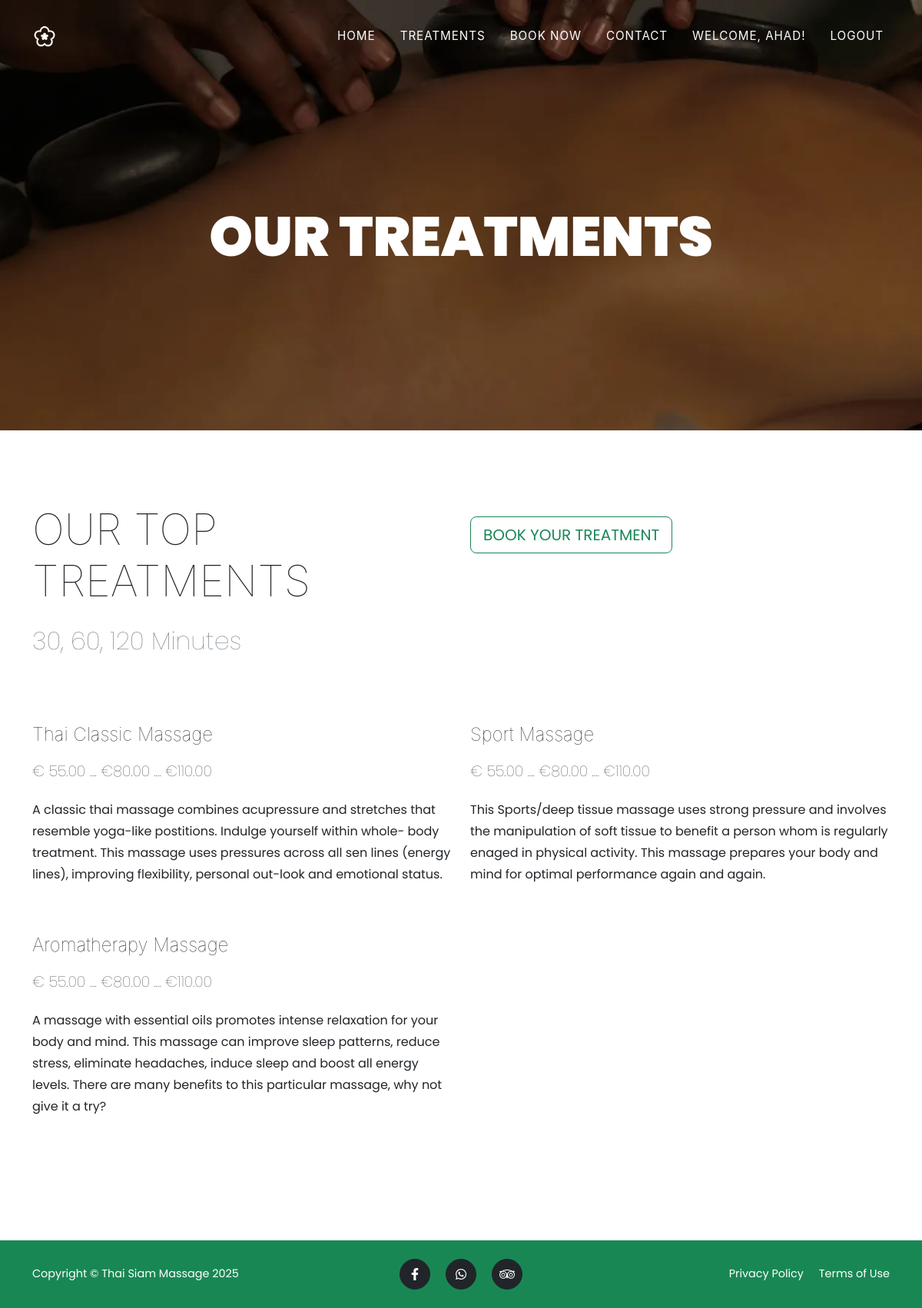
The page /treatments/ (signed in) on the database its author committed.
### booking/models.py (models this page shows, shortened)
class Treatments(models.Model):
    title = models.CharField(max_length=255)
    description = models.TextField()
    half_hour = models.DecimalField(max_digits=6, decimal_places=2, default=55.00)
    one_hour = models.DecimalField(max_digits=6, decimal_places=2, default=80.00)
    two_hour = models.DecimalField(max_digits=6, decimal_places=2, default=110.00)

### booking/views.py (the view)
# urls.py: path('treatments/', views.treatments, name='treatments'),
def treatments(request):
    treatment_list = Treatments.objects.all()
    return render(request, 'treatments.html', {'treatments': treatment_list})

### booking/templates/treatments.html (shortened to what this page needs)
{% extends 'base.html' %}
{% load static %}
{% block content %}
<header class="masthead masthead-banner">
  <div class="container">
    <div class="masthead-heading text-uppercase">Our Treatments</div>
  </div>
</header>
<section class="page-section" id="treatment">
  <div class="container">
    <div class="row justify-content-center align-items-start mb-5">
      <div class="col-lg-6 col-sm-12">
        <h2 class="treatment-heading text-uppercase">Our Top Treatments</h2>
        <p class="treatment-subheading text-muted">30, 60, 120 Minutes</p>
      </div>
      <div class="col-lg-6 col-sm-12 mt-3">
        <a href="{% url 'book_now' %}" class="btn btn-outline-success text-uppercase btn-lg">
          Book Your Treatment
        </a>
      </div>
    </div>
    {% if treatments %}
      {% for treatment in treatments %}
        {% if forloop.counter0|divisibleby:2 %}
          <div class="row mb-5">
        {% endif %}
        <div class="col-lg-6 col-sm-12">
          <div class="treatments">
            <h3 class="treatments-title">{{ treatment.title }}</h3>
            <p class="treatments-price">
              &#8364; {{treatment.half_hour}} .... &#8364;{{treatment.one_hour}} .... &#8364;{{treatment.two_hour}}
            </p>
            <p class="treatments-description">
              {{ treatment.description }}
            </p>
          </div>
        </div>
        {% if forloop.counter|divisibleby:2 or forloop.last %}
          </div>
        {% endif %}
      {% endfor %}
    {% else %}
      <p class="text-center">No treatments available at the moment</p>
    {% endif %}
  </div>
</section>
{% endblock %}

### booking/templates/base.html (shortened to what this page needs)
{% load static %}
<!DOCTYPE html>
<html lang="en">
<head>
    <link rel="stylesheet" href="https://cdn.jsdelivr.net/npm/timepicker@1.3.5/dist/timepicker.min.css">
    <link href="{% static 'booking/css/styles.css' %}" rel="stylesheet" />
    <link href="{% static 'booking/css/custom_style.css' %}" rel="stylesheet" />
</head>
<body id="page-top">
    <nav class="navbar navbar-expand-lg navbar-dark fixed-top" id="mainNav">
        <div class="container">
            <a class="navbar-brand" href="{% url 'home' %}">
                <img class="logo" src="{% static 'booking/assets/img/navbar-logo.png' %}" alt="Nav Logo">
            </a>
            <div class="collapse navbar-collapse" id="navbarResponsive">
                <ul class="navbar-nav text-uppercase ms-auto py-4 py-lg-0">
                    <li class="nav-item"><a class="nav-link" href="{% url 'home' %}">Home</a></li>
                    <li class="nav-item"><a class="nav-link" href="{% url 'treatments' %}">Treatments</a></li>
                    <li class="nav-item"><a class="nav-link" href="{% url 'book_now' %}">Book Now</a></li>
                    <li class="nav-item"><a class="nav-link" href="{% url 'contact' %}">Contact</a></li>
                    {% if user.is_authenticated %}
                    <li class="nav-item">
                        <a class="nav-link" href="{% url 'dashboard' %}">Welcome, {{ user.first_name }}!</a>
                    </li>
                    <li class="nav-item"><a class="nav-link" href="{% url 'logout' %}">Logout</a></li>
                    {% endif %}
                </ul>
            </div>
        </div>
    </nav>
    {% block content %}
    {% endblock %}
    <footer class="footer py-4">
        <div class="container">
            <div class="row align-items-center">
                <div class="col-lg-4 text-lg-start">Copyright &copy; Thai Siam Massage 2025</div>
                <div class="col-lg-4 my-3 my-lg-0">
                    <a class="btn btn-dark btn-social mx-2" target="_blank" href="https://www.facebook.com/kanthaisiammassage?locale=en_GB" aria-label="Facebook"><i
                            class="fab fa-facebook-f"></i></a>
                    <a class="btn btn-dark btn-social mx-2" href="https://api.whatsapp.com/send?phone=%2B35799256453&app=facebook&entry_point=page_cta&fbclid=IwY2xjawIemF1leHRuA2FlbQIxMAABHSnJw7-y5_4mTfEMH0syJSFO54g7FqD45KRpViBQBm2U6H0OVrFt0e-YOA_aem_6gjcRXWI7FnUBPNZJmaCfA" aria-label="Whatsapp" target="_blank"><i
                            class="fab fa-whatsapp"></i></a>
                    <a class="btn btn-dark btn-social mx-2" href="https://www.tripadvisor.co.uk/Attraction_Review-g3359582-d11773213-Reviews-Kan_Thai_Siam_Massage-Germasogeia_Limassol.html" target="_blank" aria-label="LinkedIn">
                    </a>
                </div>
                <div class="col-lg-4 text-lg-end">
                    <a class="text-white text-decoration-none me-3" href="{% url 'privacy_policy' %}">Privacy Policy</a>
                    <a class="text-white text-decoration-none" href="{% url 'terms_of_use' %}">Terms of Use</a>
                </div>
            </div>
        </div>
    </footer>
</body>
</html>

### booking/static/booking/css/custom_style.css (style rules this page uses)
.logo { width: 100%; }
.masthead-banner { background-image: url("../assets/img/banner.webp") !important; background-repeat: no-repeat; background-attachment: scroll; background-position: center center; background-size: cover; }
#treatment { font-family: "Poppins"; }
.treatment-heading { font-size: 3.5rem; font-weight: lighter; margin-bottom: 1rem; }
.treatment-subheading { font-size: 2rem; font-weight: 100; margin-bottom: 2rem; }
.treatments-title { font-size: 1.5rem; font-weight: 100; margin-bottom: 1rem; }
.treatments-price { font-size: 1.2rem; font-weight: lighter; margin-bottom: 1.2rem; }

### rows shown on the page
Treatments: title "Thai Classic Massage", half_hour "55.00", one_hour "80.00", two_hour "110.00", description "A classic thai massage combines acupressure and stretches that resemble yoga-like postitions. Indulge yourself within whole- body treatment. This massage uses pressures across all sen lines (energy lines), improving flexibility, personal out-look and emotional status."
Treatments: title "Sport Massage", half_hour "55.00", one_hour "80.00", two_hour "110.00", description "This Sports/deep tissue massage uses strong pressure and involves the manipulation of soft tissue to benefit a person whom is regularly enaged in physical activity. This massage prepares your body and mind for optimal performance again and again."
Treatments: title "Aromatherapy Massage", half_hour "55.00", one_hour "80.00", two_hour "110.00", description "A massage with essential oils promotes intense relaxation for your body and mind. This massage can improve sleep patterns, reduce stress, eliminate headaches, induce sleep and boost all energy levels. There are many benefits to this particular massage, why not give it a try?"

### other values the page prints
{{ user.first_name }} "AHAD"
